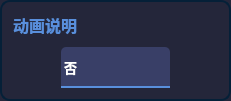
                        <widget class="QFrame" name="frame_theme_2">
                         <property name="sizePolicy">
                          <sizepolicy hsizetype="Preferred" vsizetype="Expanding">
                           <horstretch>0</horstretch>
                           <verstretch>0</verstretch>
                          </sizepolicy>
                         </property>
                         <property name="minimumSize">
                          <size>
                           <width>231</width>
                           <height>101</height>
                          </size>
                         </property>
                         <property name="styleSheet">
                          <string notr="true">QFrame{
 border:2px solid;
	border-color: rgb(5, 32, 56);
	background-color: rgb(36,38,58);
border-radius:10px;
}
QComboBox QAbstractItemView{
outline: 0px solid gray;            
/*border:1px solid #eeeeee;*/            
color:rgb(145,151,163);
selection-color:white;
font-size:14px;
font-family:Microsoft YaHei UI;            
background-color:rgb(18,26,39);
selection-background-color:rgb(33,41,54);
border-top-radius:0px;
border-bottom-radius:10px;
}</string>
                         </property>
                         <property name="frameShape">
                          <enum>QFrame::StyledPanel</enum>
                         </property>
                         <property name="frameShadow">
                          <enum>QFrame::Raised</enum>
                         </property>
                         <layout class="QVBoxLayout" name="verticalLayout_19">
                          <item alignment="Qt::AlignLeft|Qt::AlignTop">
                           <widget class="QLabel" name="label_label">
                            <property name="sizePolicy">
                             <sizepolicy hsizetype="Fixed" vsizetype="Fixed">
                              <horstretch>0</horstretch>
                              <verstretch>0</verstretch>
                             </sizepolicy>
                            </property>
                            <property name="font">
                             <font>
                              <family>Microsoft YaHei UI</family>
                              <pointsize>12</pointsize>
                              <weight>75</weight>
                              <bold>true</bold>
                             </font>
                            </property>
                            <property name="styleSheet">
                             <string notr="true">QLabel{
border:none;
color:#598FDC;
}</string>
                            </property>
                            <property name="text">
                             <string>动画说明</string>
                            </property>
                           </widget>
                          </item>
                          <item alignment="Qt::AlignBottom">
                           <widget class="QFrame" name="frame_selecttheme_2">
                            <property name="minimumSize">
                             <size>
                              <width>0</width>
                              <height>0</height>
                             </size>
                            </property>
                            <property name="styleSheet">
                             <string notr="true">QFrame{border:none;
}</string>
                            </property>
                            <property name="frameShape">
                             <enum>QFrame::StyledPanel</enum>
                            </property>
                            <property name="frameShadow">
                             <enum>QFrame::Raised</enum>
                            </property>
                            <property name="lineWidth">
                             <number>0</number>
                            </property>
                            <layout class="QHBoxLayout" name="horizontalLayout_20">
                             <property name="spacing">
                              <number>0</number>
                             </property>
                             <property name="leftMargin">
                              <number>0</number>
                             </property>
                             <property name="topMargin">
                              <number>0</number>
                             </property>
                             <property name="rightMargin">
                              <number>0</number>
                             </property>
                             <property name="bottomMargin">
                              <number>0</number>
                             </property>
                             <item>
                              <widget class="QComboBox" name="comboBox_label">
                               <property name="enabled">
                                <bool>true</bool>
                               </property>
                               <property name="sizePolicy">
                                <sizepolicy hsizetype="Fixed" vsizetype="Fixed">
                                 <horstretch>0</horstretch>
                                 <verstretch>0</verstretch>
                                </sizepolicy>
                               </property>
                               <property name="minimumSize">
                                <size>
                                 <width>109</width>
                                 <height>41</height>
                                </size>
                               </property>
                               <property name="font">
                                <font>
                                 <family>Microsoft YaHei UI</family>
                                 <pointsize>10</pointsize>
                                 <weight>75</weight>
                                 <italic>false</italic>
                                 <bold>true</bold>
                                </font>
                               </property>
                               <property name="mouseTracking">
                                <bool>false</bool>
                               </property>
                               <property name="tabletTracking">
                                <bool>false</bool>
                               </property>
                               <property name="styleSheet">
                                <string notr="true">
QComboBox {
    border: 0px solid;
	border-bottom: 2px solid;
	border-color: #598FDC;
    border-top-left-radius: 5px;
	border-top-right-radius: 5px;
    padding: 1px 10px 1px 3px;
    min-width: 6em;
	background-color: rgb(57, 63, 103);
	
	color: rgb(255, 255, 255);
	
}

QComboBox:on { /* shift the text when the popup opens */
    padding-top: 3px;
    padding-left: 4px;
}
QComboBox::drop-down {
    /*subcontrol-origin: padding;*/
    subcontrol-position: top right;
    width: 40px;
	height: 39px;
	border: 0px solid;
	
    border-radius: 5px; /* same radius as the QComboBox */
}
QComboBox::drop-down:pressed,QComboBox::drop-down:hover {
	background-color: rgb(38, 43, 85);
}

QComboBox::down-arrow {
	
	image: url(:/图标/下拉选择.png);
width: 100px;
height:25px;
	
}
QComboBox::down-arrow:on { /* shift the arrow when popup is open */
    top: 1px;
    left: 1px;
}
QComboBox::drop-down:editable:on {
    background: qlineargradient(x1: 0, y1: 0, x2: 0, y2: 1,
                                stop: 0 #D3D3D3, stop: 0.4 #D8D8D8,
                                stop: 0.5 #DDDDDD, stop: 1.0 #E1E1E1);
}
QComboBox QAbstractItemView{
outline: 0px solid gray;            
border:0px solid #eeeeee;            
color:rgb(145,151,163);
selection-color:white;
font-size:14px;
font-family:Microsoft YaHei UI;            
background-color:rgb(18,26,39);
selection-background-color:rgb(33,41,54);
}</string>
                               </property>
                               <property name="editable">
                                <bool>false</bool>
                               </property>
                               <property name="iconSize">
                                <size>
                                 <width>9</width>
                                 <height>9</height>
                                </size>
                               </property>
                               <item>
                                <property name="text">
                                 <string>否</string>
                                </property>
                               </item>
                               <item>
                                <property name="text">
                                 <string>是</string>
                                </property>
                               </item>
                              </widget>
                             </item>
                            </layout>
                           </widget>
                          </item>
                         </layout>
                        </widget>
